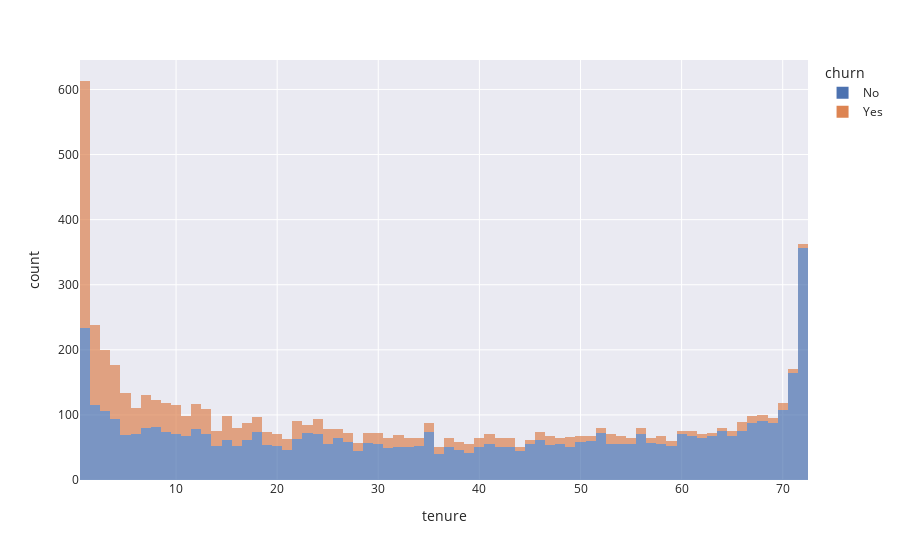

Source (notebook cell):
### Code cell
fig = px.histogram(df,x="tenure",color="churn",
             template="seaborn",nbins=72,opacity=.7)
fig.show()

### Figure 1 — Plotly figure (JSON) as saved in the notebook; plotly's stock layout.template omitted (floating-point values rounded to 4 significant figures; data arrays with more than 128 entries replaced by an {"elided": "..."} marker saying what was removed)
{"data": [{"alignmentgroup": "True", "bingroup": "x", "hovertemplate": "churn=No<br>tenure=%{x}<br>count=%{y}<extra></extra>", "legendgroup": "No", "marker": {"color": "rgb(76,114,176)", "opacity": 0.7, "pattern": {"shape": ""}}, "name": "No", "nbinsx": 72, "offsetgroup": "No", "orientation": "v", "showlegend": true, "type": "histogram", "x": {"elided": "5163 int values"}, "xaxis": "x", "yaxis": "y"}, {"alignmentgroup": "True", "bingroup": "x", "hovertemplate": "churn=Yes<br>tenure=%{x}<br>count=%{y}<extra></extra>", "legendgroup": "Yes", "marker": {"color": "rgb(221,132,82)", "opacity": 0.7, "pattern": {"shape": ""}}, "name": "Yes", "nbinsx": 72, "offsetgroup": "Yes", "orientation": "v", "showlegend": true, "type": "histogram", "x": {"elided": "1869 int values"}, "xaxis": "x", "yaxis": "y"}], "layout": {"barmode": "relative", "legend": {"title": {"text": "churn"}, "tracegroupgap": 0}, "margin": {"t": 60}, "xaxis": {"anchor": "y", "domain": [0, 1], "title": {"text": "tenure"}}, "yaxis": {"anchor": "x", "domain": [0, 1], "title": {"text": "count"}}}}
